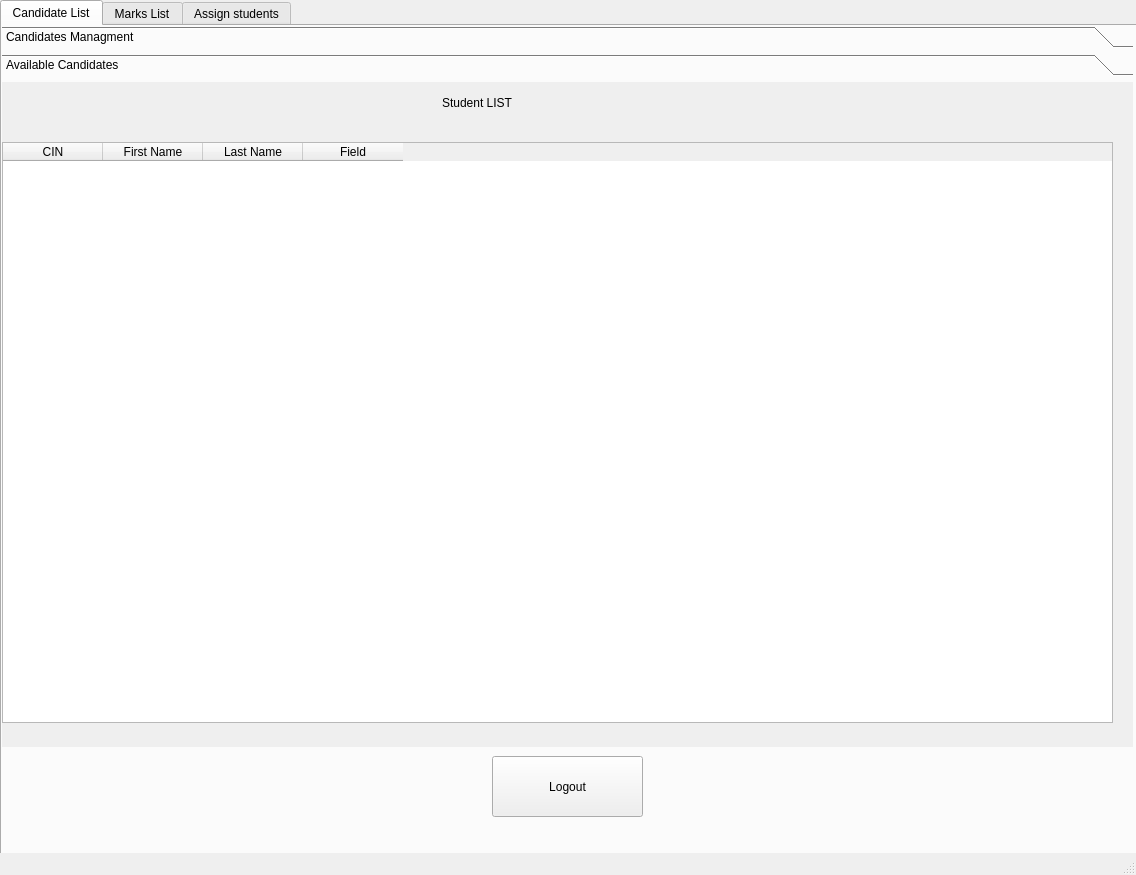
<?xml version="1.0" encoding="UTF-8"?>
<ui version="4.0">
 <class>MainWindow</class>
 <widget class="QMainWindow" name="MainWindow">
  <property name="geometry">
   <rect>
    <x>0</x>
    <y>0</y>
    <width>1136</width>
    <height>875</height>
   </rect>
  </property>
  <property name="windowTitle">
   <string>MainWindow</string>
  </property>
  <property name="styleSheet">
   <string notr="true"/>
  </property>
  <widget class="QWidget" name="centralwidget">
   <widget class="QTabWidget" name="tabWidget">
    <property name="geometry">
     <rect>
      <x>0</x>
      <y>0</y>
      <width>1141</width>
      <height>861</height>
     </rect>
    </property>
    <property name="currentIndex">
     <number>0</number>
    </property>
    <widget class="QWidget" name="tab">
     <attribute name="title">
      <string>Candidate List</string>
     </attribute>
     <widget class="QToolBox" name="toolBox">
      <property name="geometry">
       <rect>
        <x>0</x>
        <y>0</y>
        <width>1131</width>
        <height>721</height>
       </rect>
      </property>
      <property name="currentIndex">
       <number>1</number>
      </property>
      <widget class="QWidget" name="page">
       <property name="geometry">
        <rect>
         <x>0</x>
         <y>0</y>
         <width>1131</width>
         <height>647</height>
        </rect>
       </property>
       <attribute name="label">
        <string>Candidates Managment</string>
       </attribute>
       <widget class="QLabel" name="label">
        <property name="geometry">
         <rect>
          <x>90</x>
          <y>40</y>
          <width>83</width>
          <height>23</height>
         </rect>
        </property>
        <property name="text">
         <string>CIN</string>
        </property>
       </widget>
       <widget class="QLabel" name="label_2">
        <property name="geometry">
         <rect>
          <x>90</x>
          <y>110</y>
          <width>101</width>
          <height>23</height>
         </rect>
        </property>
        <property name="text">
         <string>First Name</string>
        </property>
       </widget>
       <widget class="QLabel" name="label_3">
        <property name="geometry">
         <rect>
          <x>90</x>
          <y>180</y>
          <width>91</width>
          <height>23</height>
         </rect>
        </property>
        <property name="text">
         <string>Last Name</string>
        </property>
       </widget>
       <widget class="QLabel" name="label_4">
        <property name="geometry">
         <rect>
          <x>90</x>
          <y>250</y>
          <width>83</width>
          <height>23</height>
         </rect>
        </property>
        <property name="text">
         <string>Field</string>
        </property>
       </widget>
       <widget class="QRadioButton" name="radioButton">
        <property name="geometry">
         <rect>
          <x>160</x>
          <y>250</y>
          <width>131</width>
          <height>29</height>
         </rect>
        </property>
        <property name="text">
         <string>MP</string>
        </property>
       </widget>
       <widget class="QRadioButton" name="radioButton_2">
        <property name="geometry">
         <rect>
          <x>160</x>
          <y>310</y>
          <width>131</width>
          <height>29</height>
         </rect>
        </property>
        <property name="text">
         <string>PC</string>
        </property>
       </widget>
       <widget class="QLineEdit" name="lineEdit">
        <property name="geometry">
         <rect>
          <x>230</x>
          <y>30</y>
          <width>281</width>
          <height>51</height>
         </rect>
        </property>
       </widget>
       <widget class="QLineEdit" name="lineEdit_2">
        <property name="geometry">
         <rect>
          <x>230</x>
          <y>100</y>
          <width>281</width>
          <height>51</height>
         </rect>
        </property>
       </widget>
       <widget class="QLineEdit" name="lineEdit_3">
        <property name="geometry">
         <rect>
          <x>230</x>
          <y>170</y>
          <width>281</width>
          <height>51</height>
         </rect>
        </property>
       </widget>
       <widget class="QPushButton" name="pushButton">
        <property name="geometry">
         <rect>
          <x>670</x>
          <y>50</y>
          <width>108</width>
          <height>31</height>
         </rect>
        </property>
        <property name="text">
         <string>Add</string>
        </property>
       </widget>
       <widget class="QPushButton" name="pushButton_2">
        <property name="geometry">
         <rect>
          <x>670</x>
          <y>120</y>
          <width>108</width>
          <height>31</height>
         </rect>
        </property>
        <property name="text">
         <string>Edit</string>
        </property>
       </widget>
       <widget class="QPushButton" name="pushButton_3">
        <property name="geometry">
         <rect>
          <x>670</x>
          <y>190</y>
          <width>108</width>
          <height>31</height>
         </rect>
        </property>
        <property name="text">
         <string>Delete</string>
        </property>
       </widget>
      </widget>
      <widget class="QWidget" name="page_2">
       <property name="geometry">
        <rect>
         <x>0</x>
         <y>0</y>
         <width>1131</width>
         <height>647</height>
        </rect>
       </property>
       <attribute name="label">
        <string>Available Candidates</string>
       </attribute>
       <widget class="QLabel" name="label_5">
        <property name="geometry">
         <rect>
          <x>440</x>
          <y>-10</y>
          <width>231</width>
          <height>61</height>
         </rect>
        </property>
        <property name="styleSheet">
         <string notr="true">font: 30pt &quot;Cantarell&quot;;</string>
        </property>
        <property name="text">
         <string>Student LIST</string>
        </property>
       </widget>
       <widget class="QTableWidget" name="tableWidget">
        <property name="enabled">
         <bool>true</bool>
        </property>
        <property name="geometry">
         <rect>
          <x>0</x>
          <y>60</y>
          <width>1111</width>
          <height>581</height>
         </rect>
        </property>
        <property name="tabletTracking">
         <bool>false</bool>
        </property>
        <property name="sizeAdjustPolicy">
         <enum>QAbstractScrollArea::AdjustIgnored</enum>
        </property>
        <attribute name="horizontalHeaderDefaultSectionSize">
         <number>100</number>
        </attribute>
        <attribute name="verticalHeaderVisible">
         <bool>true</bool>
        </attribute>
        <attribute name="verticalHeaderDefaultSectionSize">
         <number>30</number>
        </attribute>
        <column>
         <property name="text">
          <string>CIN</string>
         </property>
        </column>
        <column>
         <property name="text">
          <string>First Name</string>
         </property>
        </column>
        <column>
         <property name="text">
          <string>Last Name</string>
         </property>
        </column>
        <column>
         <property name="text">
          <string>Field</string>
         </property>
        </column>
       </widget>
      </widget>
     </widget>
     <widget class="QPushButton" name="pushButton_4">
      <property name="geometry">
       <rect>
        <x>490</x>
        <y>730</y>
        <width>151</width>
        <height>61</height>
       </rect>
      </property>
      <property name="text">
       <string>Logout</string>
      </property>
     </widget>
    </widget>
    <widget class="QWidget" name="tab_2">
     <attribute name="title">
      <string>Marks List</string>
     </attribute>
     <widget class="QTableWidget" name="tableWidget_2">
      <property name="geometry">
       <rect>
        <x>0</x>
        <y>80</y>
        <width>1111</width>
        <height>751</height>
       </rect>
      </property>
      <column>
       <property name="text">
        <string>CIN</string>
       </property>
      </column>
      <column>
       <property name="text">
        <string>Analysis</string>
       </property>
      </column>
      <column>
       <property name="text">
        <string>Algebra</string>
       </property>
      </column>
      <column>
       <property name="text">
        <string>Physics</string>
       </property>
      </column>
      <column>
       <property name="text">
        <string>Chemistry</string>
       </property>
      </column>
      <column>
       <property name="text">
        <string>Computer Science</string>
       </property>
      </column>
      <column>
       <property name="text">
        <string>STA</string>
       </property>
      </column>
      <column>
       <property name="text">
        <string>French</string>
       </property>
      </column>
      <column>
       <property name="text">
        <string>English</string>
       </property>
      </column>
     </widget>
     <widget class="QPushButton" name="pushButton_6">
      <property name="geometry">
       <rect>
        <x>430</x>
        <y>20</y>
        <width>271</width>
        <height>41</height>
       </rect>
      </property>
      <property name="text">
       <string>Visualize Marks Distribution</string>
      </property>
     </widget>
    </widget>
    <widget class="QWidget" name="tab_4">
     <attribute name="title">
      <string>Assign students</string>
     </attribute>
     <widget class="QToolBox" name="toolBox_2">
      <property name="geometry">
       <rect>
        <x>0</x>
        <y>0</y>
        <width>1071</width>
        <height>801</height>
       </rect>
      </property>
      <property name="currentIndex">
       <number>1</number>
      </property>
      <widget class="QWidget" name="page_3">
       <property name="geometry">
        <rect>
         <x>0</x>
         <y>0</y>
         <width>1071</width>
         <height>727</height>
        </rect>
       </property>
       <attribute name="label">
        <string>Set DeadLine</string>
       </attribute>
       <widget class="QCalendarWidget" name="calendarWidget_2">
        <property name="geometry">
         <rect>
          <x>0</x>
          <y>0</y>
          <width>1081</width>
          <height>631</height>
         </rect>
        </property>
       </widget>
      </widget>
      <widget class="QWidget" name="page_4">
       <property name="geometry">
        <rect>
         <x>0</x>
         <y>0</y>
         <width>1071</width>
         <height>727</height>
        </rect>
       </property>
       <attribute name="label">
        <string>Choices list</string>
       </attribute>
       <widget class="QTableWidget" name="tableWidget_4">
        <property name="geometry">
         <rect>
          <x>0</x>
          <y>20</y>
          <width>1081</width>
          <height>601</height>
         </rect>
        </property>
        <column>
         <property name="text">
          <string>CIN</string>
         </property>
        </column>
        <column>
         <property name="text">
          <string>Choice 1</string>
         </property>
        </column>
        <column>
         <property name="text">
          <string>Choice 2</string>
         </property>
        </column>
        <column>
         <property name="text">
          <string>Choice 3</string>
         </property>
        </column>
        <column>
         <property name="text">
          <string>Score</string>
         </property>
        </column>
        <column>
         <property name="text">
          <string>Rank</string>
         </property>
        </column>
       </widget>
       <widget class="QPushButton" name="pushButton_5">
        <property name="geometry">
         <rect>
          <x>470</x>
          <y>650</y>
          <width>221</width>
          <height>61</height>
         </rect>
        </property>
        <property name="text">
         <string>Assign</string>
        </property>
       </widget>
      </widget>
     </widget>
    </widget>
   </widget>
  </widget>
  <widget class="QStatusBar" name="statusbar"/>
 </widget>
 <resources/>
 <connections/>
</ui>
